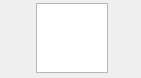
<?xml version="1.0" encoding="UTF-8"?>
<ui version="4.0">
 <class>StalledIssueActionTitle</class>
 <widget class="QWidget" name="StalledIssueActionTitle">
  <property name="geometry">
   <rect>
    <x>0</x>
    <y>0</y>
    <width>141</width>
    <height>58</height>
   </rect>
  </property>
  <property name="minimumSize">
   <size>
    <width>0</width>
    <height>0</height>
   </size>
  </property>
  <property name="maximumSize">
   <size>
    <width>16777215</width>
    <height>16777215</height>
   </size>
  </property>
  <property name="windowTitle">
   <string notr="true"/>
  </property>
  <property name="styleSheet">
   <string notr="true">#backgroundWidget
{
    border-radius: 4px;
}

#backgroundWidget[discarded=false][disable_background=false]
{
	background-color: #F5F5F5;
}

#backgroundWidget[discarded=true][disable_background=false]
{
	background-color: #FCFCFC;
}

#extraInfoContainer QLabel
{
	font-family: Lato;
    font-size: 12px;
    line-height: 16px;
    color: #333333;
}
#titleContainer QTextEdit
{
    font-family: Lato;
    font-size: 13px;
    font-weight: 700;
    line-height: 16px;
    color: #333333;
}

#rawInfoCheck
{
	font-family: Lato;
    font-size: 12px;
    line-height: 16px;
    color: #333333;
}

QPushButton[onlyIcon=true]
{
   background-color: #FAFAFA;
   border-radius:4px;
   border: 1px solid rgba(0,0,0,0.1);
   height: 32px;
   padding-left: 0px;
   padding-right: 0px;
}

QPushButton[onlyIcon=false]
{
   font-size:14px;
   background-color: #FAFAFA;
   color: #333333;
   border-radius: 4px;
   border: 1px solid rgba(0,0,0,0.1);
   padding-left: 9px;
   padding-right: 12px;
   height: 32px;
}

QPushButton[main=true]
{
   background-color: #00BFA5;
   color: #FFFFFF;
}

#actionContainer QLabel, #messageContainer QLabel
{
   font-size:14px;
   color: #333333;
}</string>
  </property>
  <layout class="QVBoxLayout" name="verticalLayout">
   <property name="spacing">
    <number>0</number>
   </property>
   <property name="leftMargin">
    <number>0</number>
   </property>
   <property name="topMargin">
    <number>0</number>
   </property>
   <property name="rightMargin">
    <number>0</number>
   </property>
   <property name="bottomMargin">
    <number>0</number>
   </property>
   <item>
    <widget class="QWidget" name="backgroundWidget" native="true">
     <layout class="QHBoxLayout" name="horizontalLayout">
      <property name="spacing">
       <number>10</number>
      </property>
      <property name="leftMargin">
       <number>0</number>
      </property>
      <property name="topMargin">
       <number>0</number>
      </property>
      <property name="rightMargin">
       <number>5</number>
      </property>
      <property name="bottomMargin">
       <number>0</number>
      </property>
      <item>
       <widget class="QWidget" name="generalContainer" native="true">
        <property name="sizePolicy">
         <sizepolicy hsizetype="Preferred" vsizetype="Preferred">
          <horstretch>0</horstretch>
          <verstretch>0</verstretch>
         </sizepolicy>
        </property>
        <layout class="QVBoxLayout" name="verticalLayout_2">
         <property name="spacing">
          <number>0</number>
         </property>
         <property name="leftMargin">
          <number>0</number>
         </property>
         <property name="topMargin">
          <number>3</number>
         </property>
         <property name="rightMargin">
          <number>0</number>
         </property>
         <property name="bottomMargin">
          <number>5</number>
         </property>
         <item>
          <widget class="QFrame" name="contents">
           <property name="styleSheet">
            <string notr="true"/>
           </property>
           <layout class="QHBoxLayout" name="horizontalLayout_3" stretch="1,0,0">
            <property name="spacing">
             <number>8</number>
            </property>
            <property name="leftMargin">
             <number>0</number>
            </property>
            <property name="topMargin">
             <number>0</number>
            </property>
            <property name="rightMargin">
             <number>5</number>
            </property>
            <property name="bottomMargin">
             <number>0</number>
            </property>
            <item>
             <widget class="QWidget" name="titleContainer" native="true">
              <property name="sizePolicy">
               <sizepolicy hsizetype="Expanding" vsizetype="Preferred">
                <horstretch>0</horstretch>
                <verstretch>0</verstretch>
               </sizepolicy>
              </property>
              <layout class="QHBoxLayout" name="horizontalLayout_2">
               <property name="spacing">
                <number>8</number>
               </property>
               <property name="leftMargin">
                <number>4</number>
               </property>
               <property name="topMargin">
                <number>0</number>
               </property>
               <property name="rightMargin">
                <number>0</number>
               </property>
               <property name="bottomMargin">
                <number>0</number>
               </property>
               <item>
                <widget class="QLabel" name="icon">
                 <property name="sizePolicy">
                  <sizepolicy hsizetype="Fixed" vsizetype="Fixed">
                   <horstretch>0</horstretch>
                   <verstretch>0</verstretch>
                  </sizepolicy>
                 </property>
                 <property name="minimumSize">
                  <size>
                   <width>24</width>
                   <height>24</height>
                  </size>
                 </property>
                 <property name="maximumSize">
                  <size>
                   <width>24</width>
                   <height>24</height>
                  </size>
                 </property>
                 <property name="text">
                  <string/>
                 </property>
                 <property name="alignment">
                  <set>Qt::AlignCenter</set>
                 </property>
                </widget>
               </item>
               <item>
                <widget class="WordWrapLabel" name="titleLabel">
                 <property name="sizePolicy">
                  <sizepolicy hsizetype="Expanding" vsizetype="Preferred">
                   <horstretch>0</horstretch>
                   <verstretch>0</verstretch>
                  </sizepolicy>
                 </property>
                </widget>
               </item>
              </layout>
             </widget>
            </item>
            <item>
             <spacer name="horizontalSpacer">
              <property name="orientation">
               <enum>Qt::Horizontal</enum>
              </property>
              <property name="sizeHint" stdset="0">
               <size>
                <width>5</width>
                <height>20</height>
               </size>
              </property>
             </spacer>
            </item>
            <item>
             <widget class="QWidget" name="messageContainer" native="true">
              <property name="sizePolicy">
               <sizepolicy hsizetype="Expanding" vsizetype="Preferred">
                <horstretch>0</horstretch>
                <verstretch>0</verstretch>
               </sizepolicy>
              </property>
              <layout class="QHBoxLayout" name="messageLayout">
               <property name="spacing">
                <number>0</number>
               </property>
               <property name="leftMargin">
                <number>0</number>
               </property>
               <property name="topMargin">
                <number>0</number>
               </property>
               <property name="rightMargin">
                <number>0</number>
               </property>
               <property name="bottomMargin">
                <number>0</number>
               </property>
              </layout>
             </widget>
            </item>
           </layout>
          </widget>
         </item>
         <item>
          <widget class="QWidget" name="extraInfoContainer" native="true">
           <layout class="QVBoxLayout" name="extraInfoLayout">
            <property name="spacing">
             <number>5</number>
            </property>
            <property name="leftMargin">
             <number>36</number>
            </property>
            <property name="topMargin">
             <number>0</number>
            </property>
            <property name="rightMargin">
             <number>0</number>
            </property>
            <property name="bottomMargin">
             <number>0</number>
            </property>
           </layout>
          </widget>
         </item>
        </layout>
       </widget>
      </item>
      <item>
       <widget class="QWidget" name="actionContainer" native="true">
        <property name="styleSheet">
         <string notr="true"/>
        </property>
        <layout class="QHBoxLayout" name="actionLayout">
         <property name="spacing">
          <number>20</number>
         </property>
         <property name="leftMargin">
          <number>0</number>
         </property>
         <property name="topMargin">
          <number>0</number>
         </property>
         <property name="rightMargin">
          <number>0</number>
         </property>
         <property name="bottomMargin">
          <number>0</number>
         </property>
        </layout>
       </widget>
      </item>
     </layout>
    </widget>
   </item>
  </layout>
 </widget>
 <customwidgets>
  <customwidget>
   <class>WordWrapLabel</class>
   <extends>QTextEdit</extends>
   <header>WordWrapLabel.h</header>
  </customwidget>
 </customwidgets>
 <resources/>
 <connections/>
</ui>
